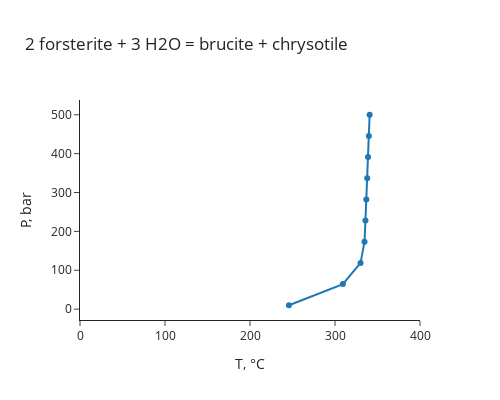

This figure's notebook cell:
### Markdown cell above
Now we will use the univariant curve option in pyCHNOSZ to generate a P-T phase diagram for the mineral equilibrium reaction...

### Code cell
out = univariant_TP(logK=0, # desired logK or list of logK values
                    species=["forsterite","H2O", "brucite","chrysotile"], # chemical species
                    state=["cr", "liq", "cr", "cr"], # aq, gas, liq, cr
                    coeff=[-2, -3, 1, 1], # reaction stoichiometry (negative for reactants, positive for products)
                    Trange=[0, 700], # temperature range to check, degrees C
                    Prange=[10, 500], # pressure range to check, bars
                    xlim=[0, 400], # x axis range
      )

### Figure 1 — Plotly figure (JSON) as saved in the notebook; plotly's stock layout.template omitted (floating-point values rounded to 4 significant figures)
{"data": [{"hovertemplate": "%{text}<br>T, °C=%{x:.2f}<br>P, bar=%{y:.2f}<extra></extra>", "mode": "markers+lines", "name": "logK=0", "text": ["logK=0", "logK=0", "logK=0", "logK=0", "logK=0", "logK=0", "logK=0", "logK=0", "logK=0", "logK=0"], "type": "scatter", "x": [245.8, 309.3, 330.1, 334.7, 335.8, 336.9, 337.9, 338.9, 339.8, 340.8], "y": [10.0, 64.44, 118.9, 173.3, 227.8, 282.2, 336.7, 391.1, 445.6, 500.0]}], "layout": {"height": 400, "hoverlabel": {"bgcolor": "white"}, "title": {"text": "2 forsterite + 3 H2O = brucite + chrysotile"}, "width": 500, "xaxis": {"range": [0, 400], "title": {"text": "T, °C"}, "type": "linear"}, "yaxis": {"autorange": true, "range": [-27.94, 537.9], "title": {"text": "P, bar"}, "type": "linear"}}}
